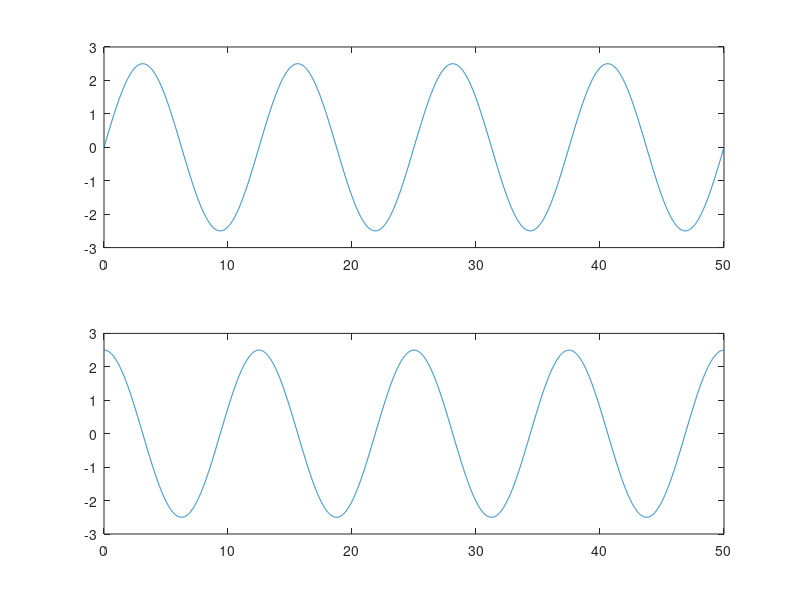

This figure's MATLAB source:
close all;
clc;

f = .08;
a = 2.5;

t = 0:.01:50;

s = a*sin(2*pi*f*t);
ss = a*sin(2*pi*f*t + (pi/2));

subplot(2,1,1)
plot(t,s)
subplot(2,1,2)
plot(t,ss)